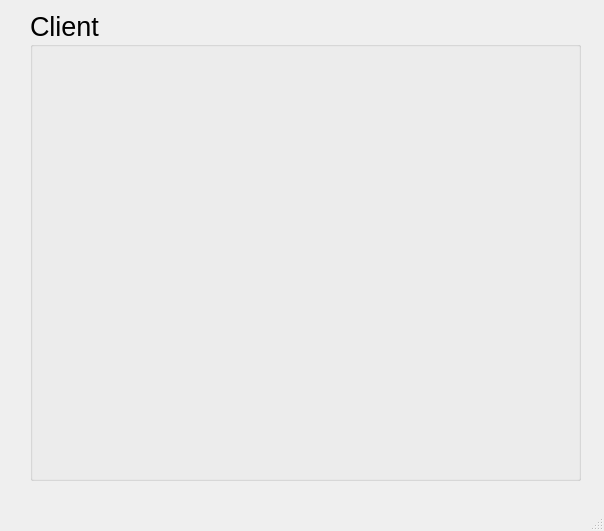
<?xml version="1.0" encoding="UTF-8"?>
<ui version="4.0">
 <class>MainWindow</class>
 <widget class="QMainWindow" name="MainWindow">
  <property name="geometry">
   <rect>
    <x>0</x>
    <y>0</y>
    <width>604</width>
    <height>531</height>
   </rect>
  </property>
  <property name="windowTitle">
   <string>MainWindow</string>
  </property>
  <widget class="QWidget" name="centralwidget">
   <widget class="QGroupBox" name="groupBox">
    <property name="geometry">
     <rect>
      <x>30</x>
      <y>10</y>
      <width>551</width>
      <height>471</height>
     </rect>
    </property>
    <property name="font">
     <font>
      <pointsize>20</pointsize>
     </font>
    </property>
    <property name="title">
     <string>Client</string>
    </property>
    <widget class="QLabel" name="label">
     <property name="geometry">
      <rect>
       <x>10</x>
       <y>50</y>
       <width>541</width>
       <height>411</height>
      </rect>
     </property>
     <property name="text">
      <string/>
     </property>
    </widget>
    <widget class="QLabel" name="label2">
     <property name="geometry">
      <rect>
       <x>50</x>
       <y>630</y>
       <width>461</width>
       <height>51</height>
      </rect>
     </property>
     <property name="text">
      <string/>
     </property>
    </widget>
   </widget>
  </widget>
  <widget class="QStatusBar" name="statusbar"/>
 </widget>
 <resources/>
 <connections/>
</ui>
